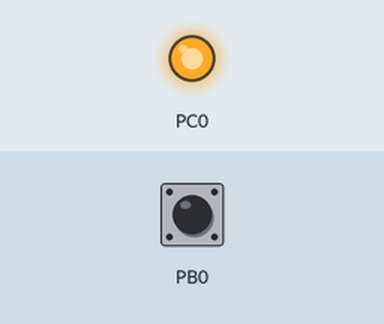
A program run on a simulated ATmega128, built with avr-gcc and emulated at 16 MHz. On the bench: output pins drawn as LEDs (lit = HIGH). Dashed ring = blinking. The inputs (shaded band) are chosen by the test bench; at power-on: PB0 HIGH.

Above: at 0.1 s.
At 1.2 s:
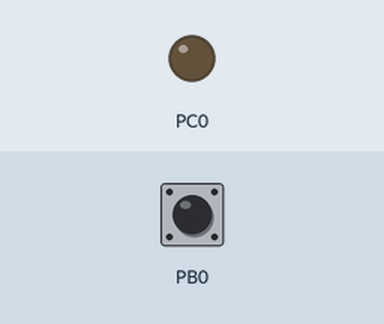
1.3 s: PB0 pulled LOW for 3.2 s
At 5.0 s:
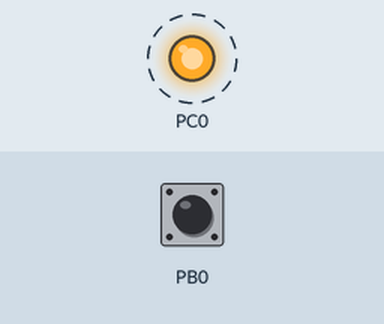
Timing chart, 0 to 12.0 s (numbered marks = the images above; inputs shaded):
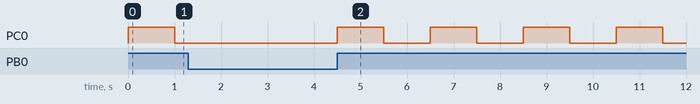

Measured:
- by itself, PC0: alternates HIGH for 1.0 s and LOW for 1.0 s

The program:

main.c
```c
/*
 * AVR128_ISP.c
 *
 * Created: 2023-10-21 오후 12:07:57
 * Author : Yoon
 */
#define F_CPU 16000000UL
#include <avr/io.h>
#include <avr/interrupt.h>


static unsigned int isSwOnOff = 0x01;
static unsigned int count, blinkPeriod, isInput = 0;

void LedBlinking(unsigned int i_blinkPeriod)
{
	//
	if (isInput == 1)
	{
		if (blinkPeriod >= i_blinkPeriod)
		{
			isSwOnOff = isSwOnOff ^ 0x01;

			blinkPeriod = 0;
		}
		PORTC = isSwOnOff;
	}
	else {
		PORTC = 0x00;
	}
	blinkPeriod++;
}

void DigitalInput()
{
	isInput = PINB & 0x01 ? 1:0;
}

void Task10ms()
{
	/* Replace with your application function */
	DigitalInput();
	LedBlinking(100);
}


ISR(TIMER0_OVF_vect)
{
	TCNT0 = 6;
	count ++;

	if(count >= 10)
	{
		Task10ms();
		count = 0;
	}
}

int main(void)
{
	DDRC = 0x01;
	DDRB = 0x00;
	PORTB = 0x01;


	TCCR0 |= (1 << CS02);
	TIMSK |= (1 << TOIE0);
	TIMSK = 0x01;
	TCNT0 = 0x06;
	sei();


    while (1) {}
}
```
